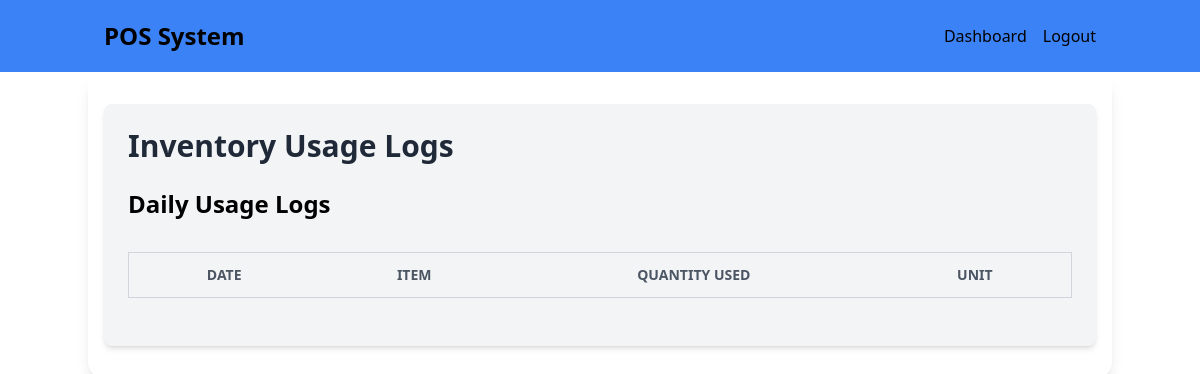
/inventory/logs (signed in), run on an earlier commit of the app's database.
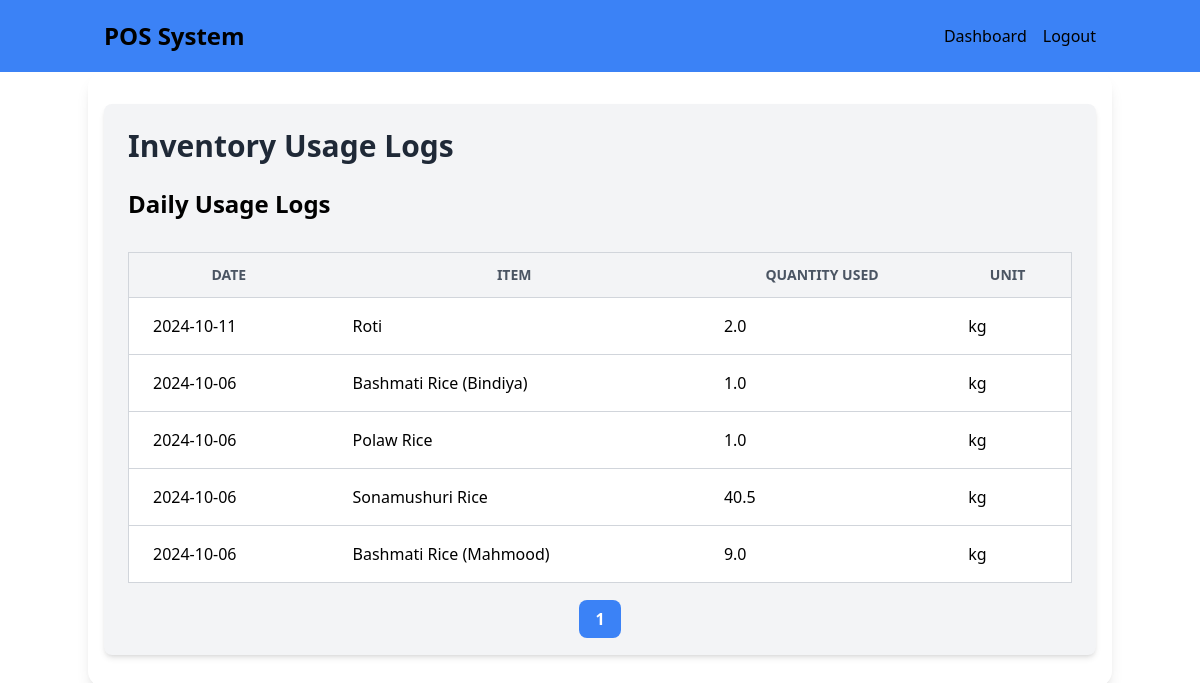
And on a later commit of the database.
### models.py (models this page shows, shortened)
class InventoryLog(db.Model):
    id = db.Column(db.Integer, primary_key=True)
    date = db.Column(db.Date, nullable=False)
    item_id = db.Column(db.Integer, db.ForeignKey('inventory.id'), nullable=False)
    used_quantity = db.Column(db.Float, nullable=False)
    inventory_item = db.relationship('Inventory', backref='usage_logs')

class Inventory(db.Model):
    id = db.Column(db.Integer, primary_key=True)
    name = db.Column(db.String(100), nullable=False)
    quantity = db.Column(db.Float, nullable=False, default=0.0)  # Total stock
    unit = db.Column(db.String(20), nullable=False)  # Unit like kg, liters, etc.

### routes.py (the view)
    @app.route('/inventory/logs', defaults={'page': 1})
    @app.route('/inventory/logs/page/<int:page>')
    @login_required
    def inventory_logs(page):
        per_page = 10  # Number of logs to display per page
        logs = InventoryLog.query.order_by(InventoryLog.date.desc()).paginate(page=page, per_page=per_page, error_out=False)
        return render_template('inventory_logs.html', logs=logs)

### app_init.py (called while the page is built)
def create_initialized_flask_app():
    app = Flask(__name__, static_folder='static')
    app.config['SECRET_KEY'] = 'your-secret-key'
    database_path = os.path.join(os.path.abspath(os.path.dirname(__file__)), 'data', 'pos_system.db')
    app.config['SQLALCHEMY_DATABASE_URI'] = f'sqlite:///{database_path}'
    app.config['SQLALCHEMY_TRACK_MODIFICATIONS'] = False
    app.config['JWT_SECRET_KEY'] = 'another-secret-key'
    db.init_app(app)
    login_manager.init_app(app)
    jwt.init_app(app)
    from models import User
    @login_manager.user_loader
    def load_user(user_id):
        return User.query.get(int(user_id))
    with app.app_context():
        db.create_all()
    return app

### templates/inventory_logs.html (shortened to what this page needs)
{% extends "base.html" %} {% block content %}
<div class="container mx-auto p-6 bg-gray-100 rounded-lg shadow-md">
  <h1 class="text-3xl font-bold text-gray-800 mb-6">Inventory Usage Logs</h1>
  <h2 class="text-2xl font-bold mb-4">Daily Usage Logs</h2>
  <div class="overflow-x-auto">
    <table class="min-w-full bg-white border border-gray-300 mt-4">
      <thead>
        <tr>
          <th
            class="py-3 px-6 bg-gray-100 font-bold uppercase text-sm text-gray-600 border-b border-gray-300"
          >
            Date
          </th>
          <th
            class="py-3 px-6 bg-gray-100 font-bold uppercase text-sm text-gray-600 border-b border-gray-300"
          >
            Item
          </th>
          <th
            class="py-3 px-6 bg-gray-100 font-bold uppercase text-sm text-gray-600 border-b border-gray-300"
          >
            Quantity Used
          </th>
          <th
            class="py-3 px-6 bg-gray-100 font-bold uppercase text-sm text-gray-600 border-b border-gray-300"
          >
            Unit
          </th>
        </tr>
      </thead>
      <tbody>
        {% for log in logs.items %}
        <tr>
          <td class="py-4 px-6 border-b border-gray-300">
            {{ log.date.strftime('%Y-%m-%d') }}
          </td>
          <td class="py-4 px-6 border-b border-gray-300">
            {{ log.inventory_item.name }}
          </td>
          <td class="py-4 px-6 border-b border-gray-300">
            {{ log.used_quantity }}
          </td>
          <td class="py-4 px-6 border-b border-gray-300">
            {{ log.inventory_item.unit }}
          </td>
        </tr>
        {% endfor %}
      </tbody>
    </table>
  </div>
  <div class="mt-6 flex justify-between items-center">
    <div>
      {% for page_num in logs.iter_pages(left_edge=2, right_edge=2,
      left_current=2, right_current=2) %} {% if page_num %} {% if page_num ==
      logs.page %}
      <span class="bg-blue-500 text-white font-bold py-2 px-4 rounded-lg"
        >{{ page_num }}</span
      >
      {% else %}
      <a
        href="{{ url_for('inventory_logs', page=page_num) }}"
        class="bg-gray-300 text-gray-700 font-bold py-2 px-4 rounded-lg hover:bg-gray-400"
        >{{ page_num }}</a
      >
      {% endif %} {% else %}
      <span class="text-gray-500 font-bold py-2 px-4">...</span>
      {% endif %} {% endfor %}
    </div>
  </div>
</div>
{% endblock %}

What changed in the data, as far as the page shows it:
added InventoryLog: date "2024-10-11", inventory_item.name "Roti", used_quantity "2.0", inventory_item.unit "kg"
added InventoryLog: date "2024-10-06", inventory_item.name "Bashmati Rice (Bindiya)", used_quantity "1.0", inventory_item.unit "kg"
added InventoryLog: date "2024-10-06", inventory_item.name "Polaw Rice", used_quantity "1.0", inventory_item.unit "kg"
added InventoryLog: date "2024-10-06", inventory_item.name "Sonamushuri Rice", used_quantity "40.5", inventory_item.unit "kg"
added InventoryLog: date "2024-10-06", inventory_item.name "Bashmati Rice (Mahmood)", used_quantity "9.0", inventory_item.unit "kg"
Also different on the page:
new list line: "1"
